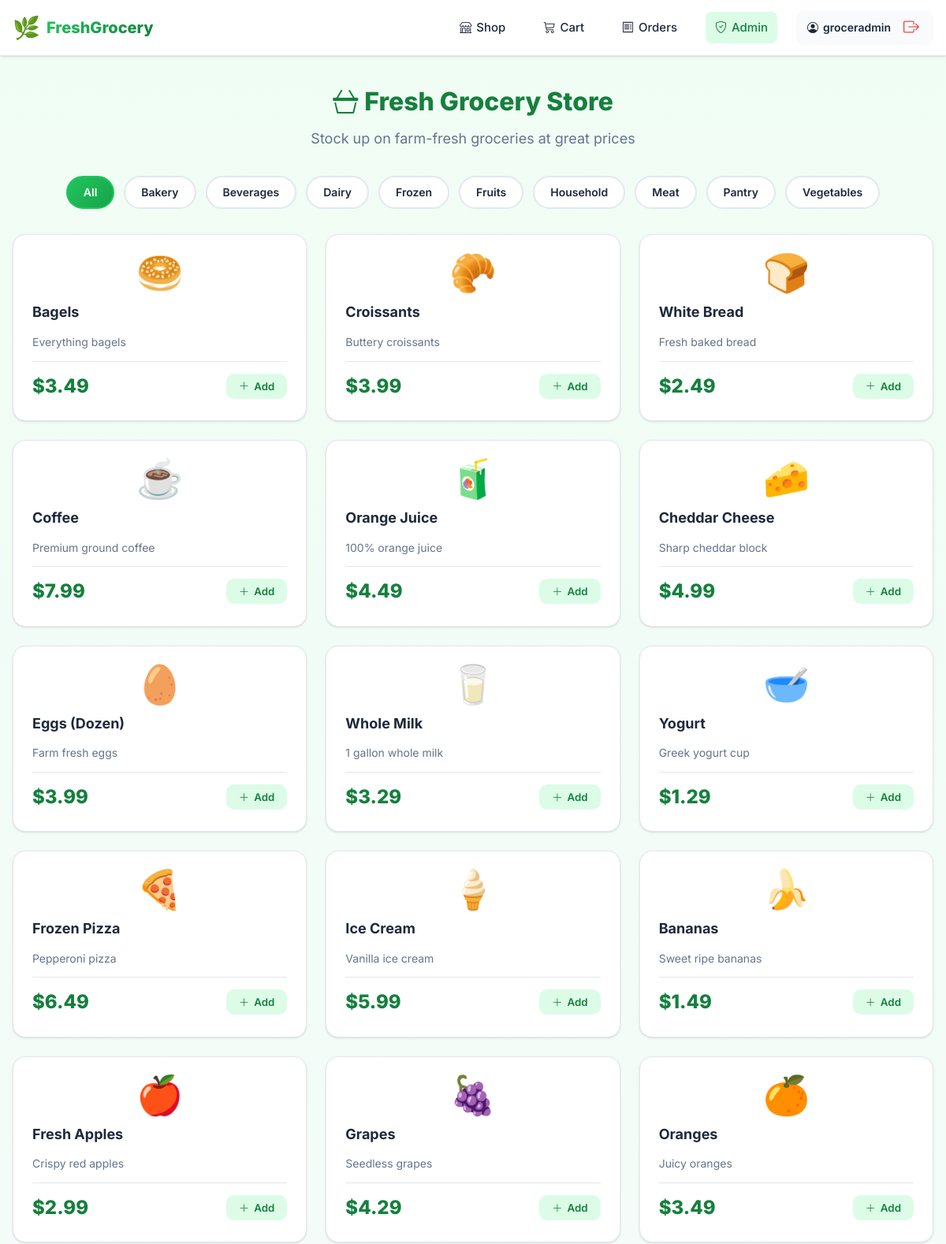
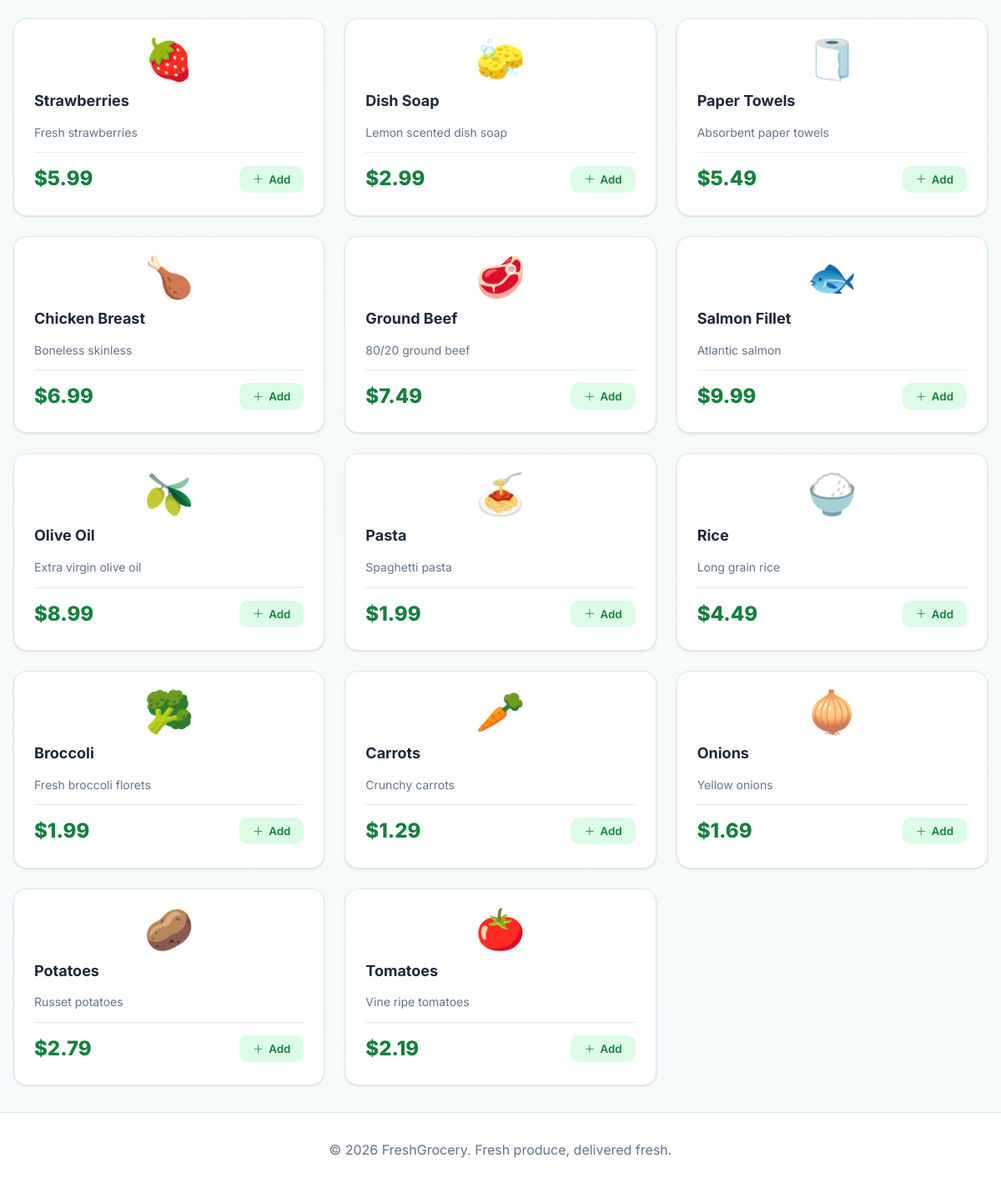
/shop (signed in), run on the app's committed database (2 pictures, top to bottom).
### tables this page shows
CREATE TABLE users (
                id INTEGER PRIMARY KEY AUTOINCREMENT,
                username TEXT UNIQUE NOT NULL,
                email TEXT UNIQUE NOT NULL,
                password_hash TEXT NOT NULL,
                is_admin INTEGER NOT NULL DEFAULT 0,
                created_at TEXT NOT NULL
            );

CREATE TABLE products (
                id INTEGER PRIMARY KEY AUTOINCREMENT,
                name TEXT NOT NULL,
                emoji TEXT NOT NULL,
                category TEXT NOT NULL,
                price REAL NOT NULL,
                description TEXT
            );

### app.py (the view)
@app.route('/shop')
@login_required
def shop():
    db = get_db()
    cat = request.args.get('category', 'All')
    cats = ['All'] + [r['category'] for r in db.execute("SELECT DISTINCT category FROM products ORDER BY category").fetchall()]
    if cat == 'All':
        products = db.execute("SELECT * FROM products ORDER BY category, name").fetchall()
    else:
        products = db.execute("SELECT * FROM products WHERE category=? ORDER BY name", (cat,)).fetchall()
    return render_template('shop.html', products=products, categories=cats, active=cat)

### app.py (called while the page is built)
def get_db():
    db = getattr(g, '_database', None)
    if db is None:
        db = g._database = sqlite3.connect(DATABASE)
        db.row_factory = sqlite3.Row
        db.execute("PRAGMA foreign_keys = ON")
        db.execute("PRAGMA journal_mode = WAL")
    return db

def current_user():
    uid = session.get('user_id')
    if not uid:
        return None
    return get_db().execute("SELECT * FROM users WHERE id = ?", (uid,)).fetchone()

def login_required(f):
    @wraps(f)
    def decorated(*args, **kwargs):
        if not current_user():
            flash("Please log in to continue", "warning")
            return redirect(url_for('login', next=request.path))
        return f(*args, **kwargs)
    return decorated

def csrf_token():
    token = session.get('_csrf')
    if not token:
        token = secrets.token_urlsafe(32)
        session['_csrf'] = token
    return token

def get_cart():
    return session.get('cart', {})

def cart_count():
    cart = get_cart()
    return sum(cart.values())

@app.context_processor
def inject():
    return {'current_user': current_user(), 'csrf_token': csrf_token, 'cart_count': cart_count()}

### templates/shop.html (shortened to what this page needs)
{% extends "base.html" %}
{% block content %}
<div class="container">
    <div class="shop-header">
        <h1><i class="bi bi-basket3"></i> Fresh Grocery Store</h1>
        <p>Stock up on farm-fresh groceries at great prices</p>
    </div>
    <div class="category-filter">
        {% for c in categories %}
            <a href="{{ url_for('shop', category=c) }}" class="cat-btn {% if c == active %}active{% endif %}">{{ c }}</a>
        {% endfor %}
    </div>
    <div class="products-grid">
        {% for p in products %}
        <div class="product-card">
            <div class="product-emoji">{{ p.emoji }}</div>
            <h3 class="product-name">{{ p.name }}</h3>
            <p class="product-desc">{{ p.description }}</p>
            <div class="product-footer">
                <span class="product-price">${{ "%.2f"|format(p.price) }}</span>
                <form action="{{ url_for('add_to_cart', pid=p.id) }}" method="post">
                    <button type="submit" class="btn-add">
                        <i class="bi bi-plus-lg"></i> Add
                    </button>
                </form>
            </div>
        </div>
        {% endfor %}
    </div>
</div>
{% endblock %}

### templates/base.html (shortened to what this page needs)
<!DOCTYPE html>
<html lang="en">
<head>
    <link rel="stylesheet" href="https://cdn.jsdelivr.net/npm/bootstrap-icons@1.11.3/font/bootstrap-icons.min.css">
    <link rel="stylesheet" href="{{ url_for('static', filename='style.css') }}">
</head>
<body>
    <nav class="navbar">
        <div class="nav-container">
            <a class="nav-brand" href="{{ url_for('index') }}">
                <span class="brand-icon">🌿</span>
                <span class="brand-text">FreshGrocery</span>
            </a>
            <div class="nav-menu" id="navMenu">
                {% if current_user %}
                    <a href="{{ url_for('shop') }}" class="nav-link"><i class="bi bi-shop"></i> Shop</a>
                    <a href="{{ url_for('cart') }}" class="nav-link nav-cart">
                        <i class="bi bi-cart3"></i> Cart
                    </a>
                    <a href="{{ url_for('history') }}" class="nav-link"><i class="bi bi-receipt"></i> Orders</a>
                    {% if current_user.is_admin %}
                        <a href="{{ url_for('admin') }}" class="nav-link nav-admin"><i class="bi bi-shield-check"></i> Admin</a>
                    {% endif %}
                    <div class="nav-user">
                        <span class="user-name"><i class="bi bi-person-circle"></i> {{ current_user.username }}</span>
                        <form action="{{ url_for('logout') }}" method="post" style="display:inline">
                            <button class="btn-logout" type="submit"><i class="bi bi-box-arrow-right"></i></button>
                        </form>
                    </div>
                {% else %}
                    <a href="{{ url_for('login') }}" class="nav-link">Login</a>
                    <a href="{{ url_for('register') }}" class="nav-btn">Sign Up</a>
                {% endif %}
            </div>
        </div>
    </nav>
    <main class="main-content">
        {% block content %}{% endblock %}
    </main>
    <footer class="footer">
        <div class="container">
            <p>&copy; 2026 FreshGrocery. Fresh produce, delivered fresh.</p>
        </div>
    </footer>
</body>
</html>

### data on the page
users: username "groceradmin"
products: emoji "🥯", name "Bagels", description "Everything bagels", price "3.49"
products: emoji "🥐", name "Croissants", description "Buttery croissants", price "3.99"
products: emoji "🍞", name "White Bread", description "Fresh baked bread", price "2.49"
products: emoji "☕", name "Coffee", description "Premium ground coffee", price "7.99"
products: emoji "🧃", name "Orange Juice", description "100% orange juice", price "4.49"
products: emoji "🧀", name "Cheddar Cheese", description "Sharp cheddar block", price "4.99"
products: emoji "🥚", name "Eggs (Dozen)", description "Farm fresh eggs", price "3.99"
products: emoji "🥛", name "Whole Milk", description "1 gallon whole milk", price "3.29"
products: emoji "🥣", name "Yogurt", description "Greek yogurt cup", price "1.29"
products: emoji "🍕", name "Frozen Pizza", description "Pepperoni pizza", price "6.49"
products: emoji "🍦", name "Ice Cream", description "Vanilla ice cream", price "5.99"
products: emoji "🍌", name "Bananas", description "Sweet ripe bananas", price "1.49"
products: emoji "🍎", name "Fresh Apples", description "Crispy red apples", price "2.99"
products: emoji "🍇", name "Grapes", description "Seedless grapes", price "4.29"
products: emoji "🍊", name "Oranges", description "Juicy oranges", price "3.49"
products: emoji "🍓", name "Strawberries", description "Fresh strawberries", price "5.99"
products: emoji "🧽", name "Dish Soap", description "Lemon scented dish soap", price "2.99"
products: emoji "🧻", name "Paper Towels", description "Absorbent paper towels", price "5.49"
products: emoji "🍗", name "Chicken Breast", description "Boneless skinless", price "6.99"
products: emoji "🥩", name "Ground Beef", description "80/20 ground beef", price "7.49"
products: emoji "🐟", name "Salmon Fillet", description "Atlantic salmon", price "9.99"
products: emoji "🫒", name "Olive Oil", description "Extra virgin olive oil", price "8.99"
products: emoji "🍝", name "Pasta", description "Spaghetti pasta", price "1.99"
products: emoji "🍚", name "Rice", description "Long grain rice", price "4.49"
products: emoji "🥦", name "Broccoli", description "Fresh broccoli florets", price "1.99"
products: emoji "🥕", name "Carrots", description "Crunchy carrots", price "1.29"
products: emoji "🧅", name "Onions", description "Yellow onions", price "1.69"
products: emoji "🥔", name "Potatoes", description "Russet potatoes", price "2.79"
products: emoji "🍅", name "Tomatoes", description "Vine ripe tomatoes", price "2.19"

### other printed values
{{ c }} "All" "Bakery" "Beverages" "Dairy" "Frozen" "Fruits" "Household" "Meat" "Pantry" "Vegetables"
